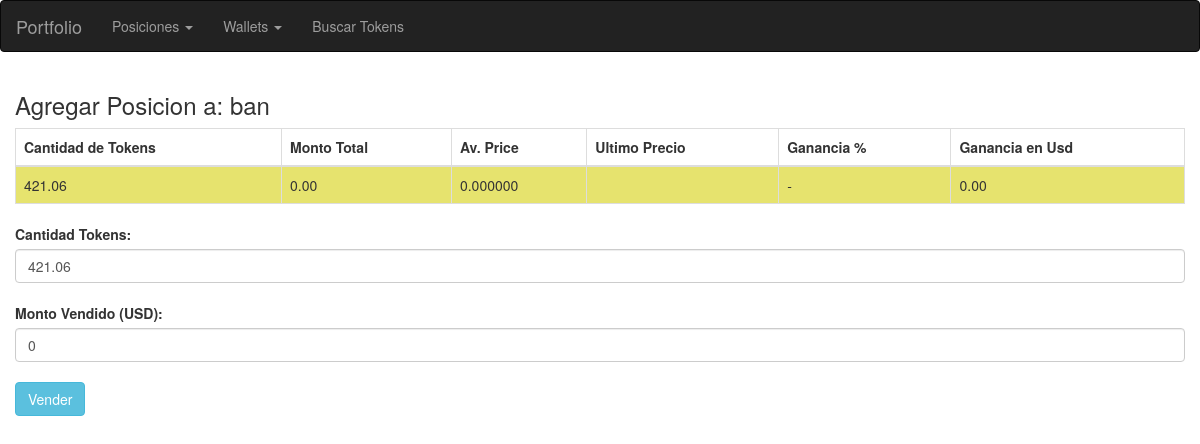
/web/posiciones/close_position.php?id=58, run on the app's committed database.
### tables this page shows
CREATE TABLE `positions` (
  `id` int NOT NULL AUTO_INCREMENT,
  `token` varchar(50) DEFAULT NULL,
  `id_wallet` tinyint DEFAULT NULL,
  `cantidad_tokens` double DEFAULT NULL,
  `total_comprado` double DEFAULT NULL,
  `estado` tinyint(1) DEFAULT '1' COMMENT '1:activo y 0:finalizado',
  `id_coingecko` varchar(100) DEFAULT NULL,
  PRIMARY KEY (`id`)
);

### coingecko_api_library.php (called while the page is built, shortened)
<?php
function get_last_price(string $id){
	$aux = CG_DIR."/simple/price?ids=".$id."&vs_currencies=usd";
	$last_price = json_decode(file_get_contents($aux))->$id->usd;
	return $last_price;
}

### web/posiciones/close_position.php (the view, shortened to what this page needs)
<?php 	include "../base/header.php";
		include "../../coingecko_api_library.php"; ?>
<?php
	if(isset($_GET["id"])){
		$position_id = $_GET["id"];
		$sql = "SELECT `pos`.* FROM `positions` `pos` WHERE `pos`.`id`=".$position_id.";";
		$position = $conn->query($sql)->fetch_all(MYSQLI_ASSOC)[0];
		}else{
		echo "NO SE ENCUENTRA LA OPERACION.";
	}
?>
<form class='form' method='post'>
	<h3>Agregar Posicion a: <?php echo $position['token']; ?></h3>
	<table id="table1" class="table table-striped table-bordered" style="width:100%">
		<thead>
			<tr>
				<th>Cantidad de Tokens</th>
				<th>Monto Total</th>
				<th>Av. Price</th>
				<th>Ultimo Precio</th>
				<th>Ganancia %</th>
				<th>Ganancia en Usd</th>
			</tr>
		</thead>
		<tbody>
			<?php
				$ultimo_precio = get_last_price($position["id_coingecko"]);
				$average_price = number_format($position['total_comprado']/$position['cantidad_tokens'],6);
				if($average_price != 0)
					$percentage = number_format(($ultimo_precio * 100 / $average_price) - 100,2)." %";
				else
					$percentage = "-";
				$win_usd = number_format(($ultimo_precio * $position["cantidad_tokens"] - $position['total_comprado']),2);
				if($win_usd == 0)
					$back = "#e6e36e";				?>
				<tr style='background-color:<?php echo $back;?>'>
					<td><?php echo number_format($position['cantidad_tokens'],2); ?></td>
					<td><?php echo number_format($position['total_comprado'],2); ?></td>
					<td><?php echo $average_price; ?></td>
					<td><?php echo $ultimo_precio; ?></td>
					<td><?php echo $percentage; ?></td>
					<td><?php echo $win_usd; ?></td>
				</tr>
		</tbody>
	</table>
	<label for='cantidad_tokens'>Cantidad Tokens:</label><br>
	<input class="form-control" type='text' id='cantidad_tokens' name='cantidad_tokens' value='<?php echo $position['cantidad_tokens'];?>'>
	<br>
	<label for='monto_vendido'>Monto Vendido (USD):</label><br>
	<input class="form-control" type='text' id='monto_vendido' name='monto_vendido' value='<?php echo $position['total_comprado'];?>'>
	<br>
	<input class='btn btn-info' type='submit' name='submit' value='Vender' />
</form>
<?php include "../base/footer.php"; ?>

### web/posiciones/close_position.php (style rules this page uses)
td, th { padding: 5px; }

### data on the page
positions: token "ban", cantidad_tokens "421.06", total_comprado "0.00", average_price "0.000000", percentage "-", win_usd "0.00", monto_vendido "0"
